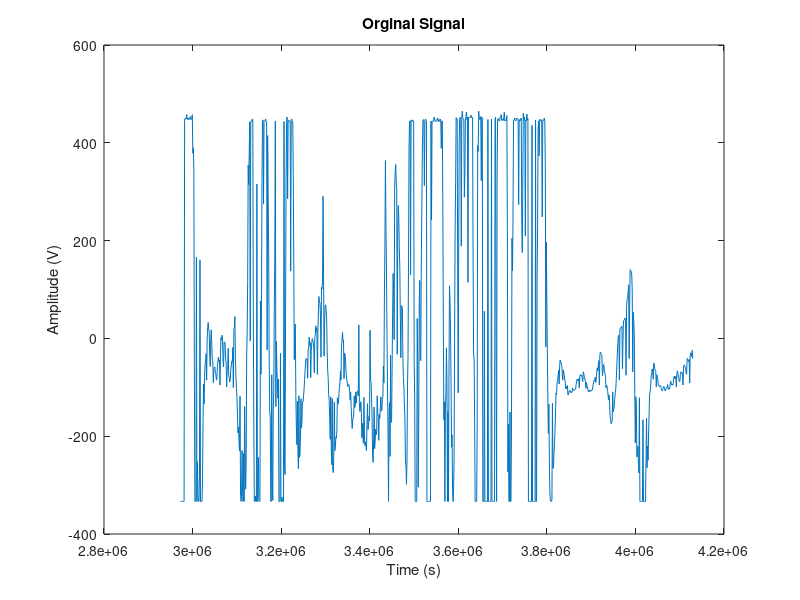

MATLAB code for this plot:
clear all;
close all;

signal=csvread('a5.csv');
time=signal(:,4);
amplitude=signal(:,5);

amplitude=amplitude-mean(amplitude);

for i=1:length(time)-1
    diffs(i)=time(i+1)-time(i);
end
avgDiff=mean(diffs);
cuttoff_calculated=1/(avgDiff*10^(-6));
fs=cuttoff_calculated

figure('Name','Orginal Signal')
plot(time, amplitude)
title('Orginal Signal')
xlabel('Time (s)')
ylabel('Amplitude (V)')